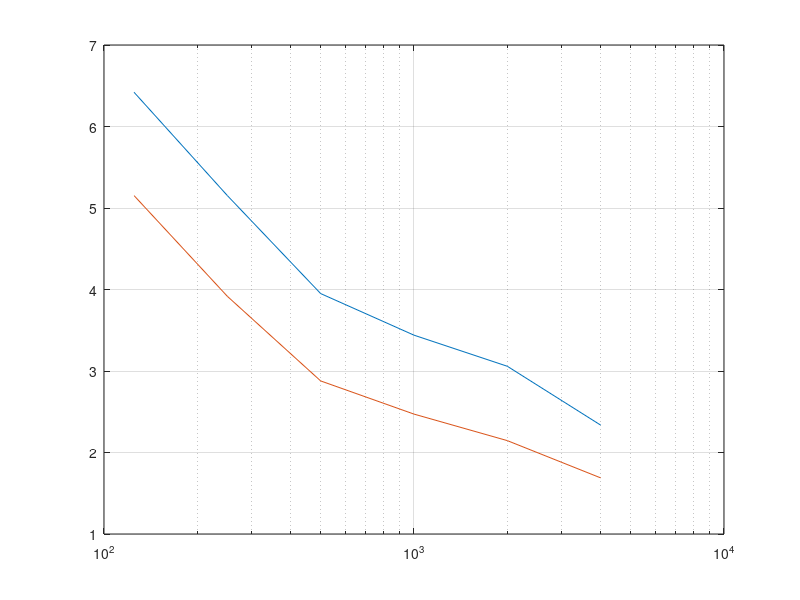

The MATLAB script that drew this image: (Note: this script raises an error after producing the figure.)
clc
close all
clear

%% reverb time and absorption of audience and seats
% All tables are for the octave bands from 125 Hz to 4 kHz
f_oct = [125 250 500 1000 2000 4000];
c = 340;                                            % speed of sound

% things you should adjust
V = 19400;                                          % Volume of concert hall
S_peraudiencemember = 0.5*0.55;                     % area per seat
S_absorber = 0;                                   % area of normal absorbers
S_absorber_low = 0;                               % area of low frequency absorbers
% end

S_audience = 2300 * S_peraudiencemember;            % area of whole audience

abs_occ = [0.62 0.72 0.8 0.83 0.84 0.85];           % absorption coeff seated
abs_empty = [0.54 0.62 0.68 0.7 0.68 0.66];         % absorption coeff empty
att_coeff = [0 0 0.001 0.002 0.004 0.0086];         % attanuation coeff


abs_absorber = [0.7	0.95 0.95 0.95 0.9 0.9];        % absorption coeff of absorber (example)
abs_absorber_low = [0.75 0.65 0.5 0.2 0.1 0.1];     % absorption coeff of low freq absorber
abs_wood = [0.15 0.11 0.10 0.07 0.06 0.07];

A_absorber = - S_absorber * log(1-abs_absorber);    % eq. absorption area of absorbers
A_absorber_low = - S_absorber_low * log(1-abs_absorber_low);
A_occ = - S_audience*log(1-abs_occ);                % eq. absorption area of audience
A_empty = - S_audience*log(1-abs_empty);            % eq. absorption area of seats

% reverb time when seated and empty
T_60_calc_occ = 24*log(10)*V./(c*(4*att_coeff*V + A_occ + A_absorber + A_absorber_low));
T_60_calc_empty = 24*log(10)*V./(c*(4*att_coeff*V + A_empty + A_absorber + A_absorber_low));

%% clarity
r = 1:0.1:50;       % distance

E_direct = zeros(1,length(r));
E_direct(:) = 100./r.^2;

E_early_empty = zeros(length(T_60_calc_empty), length(r));
E_late_empty = zeros(length(T_60_calc_empty), length(r));
C_80_empty = zeros(length(T_60_calc_empty), length(r));     % clarity when emtpy

E_early_occ = zeros(length(T_60_calc_occ), length(r));
E_late_occ = zeros(length(T_60_calc_occ), length(r));
C_80_occ = zeros(length(T_60_calc_occ), length(r));         % clarity when fully seated

for i = 1:length(T_60_calc_empty)

    E_early_empty(i,:) = (31200*T_60_calc_empty(i)/V)*exp(-0.04.*r./T_60_calc_empty(i))*(1-exp(-1.11/T_60_calc_empty(i)));
    E_late_empty(i,:) = (31200*T_60_calc_empty(i)/V)*exp(-0.04.*r./T_60_calc_empty(i))*exp(-1.11/T_60_calc_empty(i));
    C_80_empty(i,:) = 10*log10((E_direct+E_early_empty(i,:))./E_late_empty(i,:));

    E_early_occ(i,:) = (31200*T_60_calc_occ(i)/V)*exp(-0.04.*r./T_60_calc_occ(i))*(1-exp(-1.11/T_60_calc_occ(i)));
    E_late_occ(i,:) = (31200*T_60_calc_occ(i)/V)*exp(-0.04.*r./T_60_calc_occ(i))*exp(-1.11/T_60_calc_occ(i));
    C_80_occ(i,:) = 10*log10((E_direct+E_early_empty(i,:))./E_late_empty(i,:));
end

%% strength

A = 0.163*V./T_60_calc_occ;             % equivilant absorption area
Q = 1;                                  % directivity
delta = 6.91./T_60_calc_empty;          % decay
ref = Q/(4*pi*10^2);                    % reference
dir = Q./(4*pi*r.^2);                   % direct component

diff = zeros(length(A), length(r));     % diffuse component
G = zeros(length(A), length(r));

for i = 1:length(A)
    diff(i,:) = 4./A(i) * exp(-2*delta(i)*r./c);
    G(i,:) = 10*log10((dir + diff(i,:))./ref);  % Strength for all six octave bands
end

%% rehersal room

% things you should adjust 
n_person = 1:100;                             % number of people in rehersal room
V_rehersal = 20*10*5;                       % Volume of rehersal room
S_wall = 2 * (20*10 + 20*5 + 10*5);         % area of the walls, floor and ceiling in rehersal room
% end

A_person = [0.05 0.16 0.25 0.58 0.86 1.03]; % eq. absorption area per person
abs_wall = [0.2 0.18 0.15 0.12 0.1 0.1];    % absorption coefficient of wall
A_wall = S_wall*abs_wall;                   % eq. absorption area of walls

% reverberation time of rehersal room
T_60_rehersal = zeros(length(n_person), length(A_wall));
for i = n_person
    T_60_rehersal(i,:) = 0.163*V_rehersal./(n_person(i)*A_person + A_wall);
end
%% plots

% % clarity
% figure
% plot(r, C_80_occ)
% hold on
% thickenall_big;
% grid on
% xlabel('Distance r in m')
% ylabel('Clarity C_{80} in dB')
% legend('125','250','500','1k','2k','4k')
% %ylim([-5 20])
% 
% % strength
% figure
% plot(r, G)
% thickenall_big;
% grid on 
% legend('125','250','500','1k','2k','4k')
% xlabel('Distance r in m')
% ylabel('Strength G in dB')
% xlim([0 40])
% ylim([-5 20])

% T_60 in concert hall
figure
semilogx(f_oct, T_60_calc_empty)
hold on
grid on
semilogx(f_oct, T_60_calc_occ)
thickenall_big;
xticks(f_oct);
xticklabels({'125', '250', '500', '1k', '2k', '4k'})
%xlim([0 5000])
ylim([0 3])
xlabel('f in Hz')
ylabel('T_{60} in s')
legend('empty','seated')

% T_60 in rehersal room
figure
semilogx(f_oct, T_60_rehersal(1,:))
hold on
grid on
semilogx(f_oct, T_60_rehersal(50,:))
semilogx(f_oct, T_60_rehersal(100,:))
thickenall_big;
xticks(f_oct);
xticklabels({'125', '250', '500', '1k', '2k', '4k'})
%xlim([0 5000])
ylim([0 3])
xlabel('f in Hz')
ylabel('T_{60} in s')
legend('1 Musician','50 Musicians', '100 Musicians')
